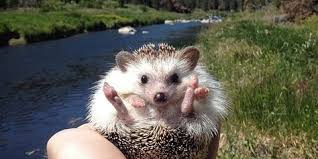
#> input picture image_samples_resized/animal_1.jpeg, 318 x 159 px; its folder holds 4 pictures in this run
$ jupyter execute --allow-errors resize_images_script.ipynb
#> lines starting #> are read from the running program, lines starting #| are printed output that depends on the picture
[cell 1]
import pickle
from scipy.cluster.vq import *
import glob
import os

[cell 2]
from PCV.clustering import hcluster
from PCV.tools import pca
from PCV.tools import imtools

[cell 3]
# get list of images

imlist = glob.glob("image_samples_resized/*.jpeg")
#imlist = imtools.get_imlist('data/image_sample/animal_images')

[cell 4]
imlist

[cell 5]
from PIL import Image
from numpy import *
import numpy as np
from pylab import *

im = np.array(Image.open(imlist[0])) # open one image to get size
#> im is the input picture: shape (159, 318, 3); mean R, G, B 94.9, 94.9, 82
m,n = im.shape[0:2] # get the size of the images
#> m = 159; n = 318
imnbr = len(imlist) # get the number of images

[cell 6]
arraylist = [array(Image.open(im)).astype(float) for im in imlist]
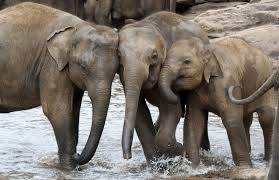
#> input picture image_samples_resized/animal_10.jpeg, 279 x 180 px
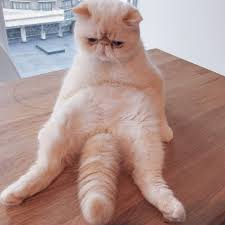
#> input picture image_samples_resized/animal_7.jpeg, 225 x 225 px
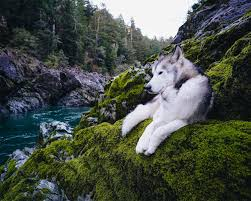
#> input picture image_samples_resized/animal_8.jpeg, 251 x 201 px
#> arraylist = 4 items

[cell 7]
arraylist

[cell 8]
shapelist = [array.data.shape for array in arraylist]
#> shapelist = [(159, 318, 3), (180, 279, 3), (225, 225, 3), (201, 251, 3)]

[cell 9]
shapelist
#> Out has the same summary as shapelist

[cell 10]
shapelistmean = (mean([shape[0] for shape in shapelist])),(mean([shape[1] for shape in shapelist]))
#> shapelistmean = (191.2, 268.2)

[cell 11]
shapelistmean = (round(mean([shape[0] for shape in shapelist]))),(round(mean([shape[1] for shape in shapelist])))
#> shapelistmean = (191, 268)

[cell 12]
shapelistmean
#> Out = (191, 268)

[cell 13]
os.makedirs("resized_images")

[cell 14]
import os
#size = 159, 225
size = 209, 247
for infile in imlist:
    file, ext = os.path.splitext(infile)
    folder, name = file.split("/")
    im = Image.open(infile).resize(size)
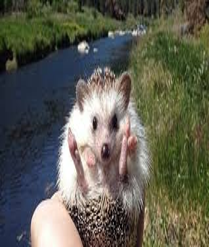
#> im: PIL image 209x247 RGB; mean R, G, B 94.9, 94.9, 82
    im.save("resized_images/"+ name + "_resized.jpg", "JPEG")
    print(name)

[cell 15]
imlist_resized = glob.glob("image_samples_resized/*.jpg")
#> imlist_resized = []

[cell 16]
imlist_resized

[cell 17]
# create matrix to store all flattened images
immatrix = np.array([np.array(Image.open(im)).flatten() for im in imlist_resized])
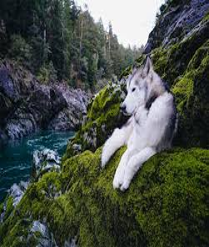
#> im: PIL image 209x247 RGB; mean R, G, B 72, 79.1, 70.3
